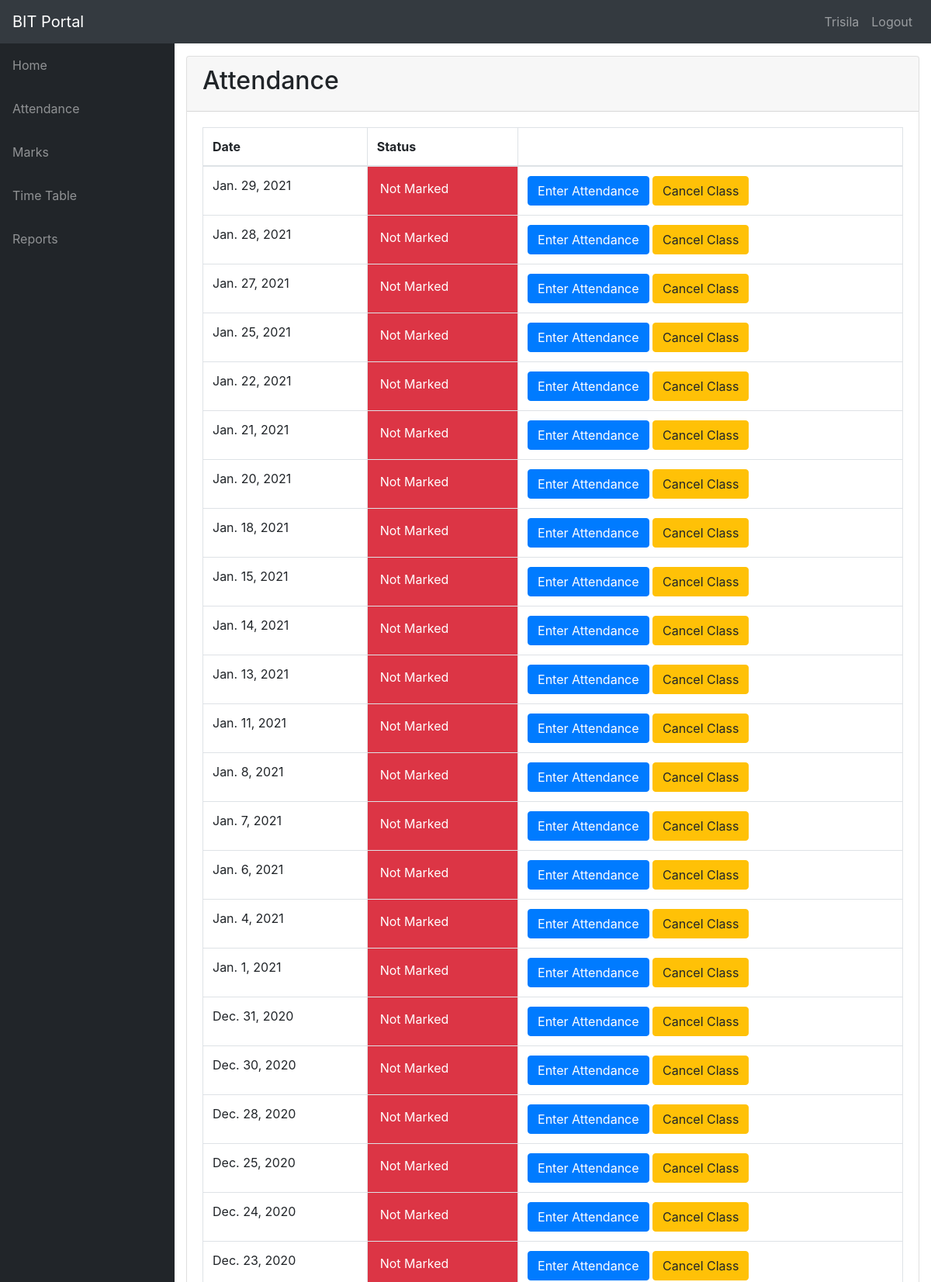
The page /info/teacher/6/ClassDates/ (signed in, upper part) on the database its author committed.
### info/models.py (models this page shows, shortened)
class User(AbstractUser):
    @property
    def is_student(self):
        if hasattr(self, 'student'):
            return True
        return False
    @property
    def is_teacher(self):
        if hasattr(self, 'teacher'):
            return True
        return False

class Teacher(models.Model):
    user = models.OneToOneField(User, on_delete=models.CASCADE, null=True)
    id = models.CharField(primary_key=True, max_length=100)
    dept = models.ForeignKey(Dept, on_delete=models.CASCADE, default=1)
    name = models.CharField(max_length=100)
    sex = models.CharField(max_length=50, choices=sex_choice)
    DOB = models.DateField(default='1980-01-01')

class AttendanceClass(models.Model):
    assign = models.ForeignKey(Assign, on_delete=models.CASCADE)
    date = models.DateField()
    status = models.IntegerField(default=0)
    class Meta:
        verbose_name = 'Attendance'
        verbose_name_plural = 'Attendance'

### info/views.py (the view)
# urls.py: path('teacher/<int:assign_id>/ClassDates/', views.t_class_date, name='t_class_date'),
@login_required()
def t_class_date(request, assign_id):
    now = timezone.now()
    ass = get_object_or_404(Assign, id=assign_id)
    att_list = ass.attendanceclass_set.filter(date__lte=now).order_by('-date')
    return render(request, 'info/t_class_date.html', {'att_list': att_list})

### info/templates/info/t_class_date.html (shortened to what this page needs)
{% extends 'info/base.html' %}
{% block content %}
    <div class="card mb-3">
        <div class="card-header">
            <b><h2>Attendance</h2></b></div>
            <div class="card-body">
              <div class="table-responsive">
                <table class="table table-bordered" id="dataTable" width="100%" cellspacing="0">
                  <thead>
                    <tr>
                        <th>Date</th>
                        <th>Status</th>
                        <th></th>
                    </tr>
                  </thead>
                  <tbody>
                    {% for a in att_list %}
                    <tr>
                        <td>{{ a.date }}</td>
                        {% if a.status == 0 %}
                            <td class="p-3 mb-2 bg-danger text-white">Not Marked</td>
                            <td>
                                <a class="btn btn-primary" href="{% url 't_attendance' a.id %}" role="button">Enter Attendance</a>
                                <a class="btn btn-warning" href="{% url 'cancel_class' a.id %}">Cancel Class</>
                            </td>
                        {% elif a.status == 1 %}
                            <td class="p-3 mb-2 bg-success text-white">Marked</td>
                            <td><a class="btn btn-secondary" href="{% url 'edit_att' a.id %}" role="button">Edit Attendance</a> </td>
                        {% else %}
                            <td class="p-3 mb-2 bg-warning text-white">Cancelled</td>
                            <td><a class="btn btn-primary" href="{% url 't_attendance' a.id %}" role="button">Enter Attendance</a></td>
                        {% endif %}
                    </tr>
                    {% empty %}
                            <p>student has no courses</p>
                    {% endfor %}
                  </tbody>
                </table>
              </div>
        </div>
    </div>
{% endblock %}

### info/templates/info/base.html (shortened to what this page needs)
<!DOCTYPE html>
<html lang="en">
  <head>
      {% load static %}
    <link href="{% static '/info/bootstrap/vendor/bootstrap/css/bootstrap.min.css' %}" rel="stylesheet">
    <link href="{% static '/info/bootstrap/vendor/bootstrap/css/bootstrap.css' %}" rel="stylesheet" type="text/css">
    <link href="{% static '/info/bootstrap/vendor/datatables/dataTables.bootstrap4.css' %}" rel="stylesheet">
    <link href="{% static '/info/bootstrap/css/sb-admin.css' %}" rel="stylesheet">
  </head>
  <body id="page-top">
    <nav class="navbar navbar-expand navbar-dark bg-dark static-top">
      <a class="navbar-brand mr-1" href="{% url 'index' %}">BIT Portal</a>
      <button class="btn btn-link btn-sm text-white order-1 order-sm-0" id="sidebarToggle" href="#">
      </button>
        <div class="collapse navbar-collapse" id="navbarResponsive">
          <ul class="navbar-nav ml-auto">
            <li class="nav-item">
                {% if request.user.is_student %}
                    <a class="nav-link text-capitalize">{{ request.user.student.name }}</a>
                {% elif request.user.is_teacher %}
                    <a class="nav-link text-capitalize">{{ request.user.teacher.name }}</a>
                {% endif %}
            </li>
            <li class="nav-item">
                <a class="nav-link" href="#" data-toggle="modal" data-target="#logoutModal">Logout</a>
            </li>
          </ul>
        </div>
    </nav>
    <div id="wrapper">
      <ul class="sidebar navbar-nav">
            <li class="nav-item">
              <a class="nav-link" href="{% url 'index' %}">
                <span>Home</span>
              </a>
            </li>
        {% if request.user.is_student %}
            <li class="nav-item">
              <a class="nav-link" href="{% url 'attendance' request.user.student.USN %}">
                <span>Attendance</span>
              </a>
            </li>
            <li class="nav-item">
              <a class="nav-link" href="{% url 'attendance' request.user.student.USN %}">
                <span>Attendance By Subject</span>
              </a>
            </li>
            <li class="nav-item">
              <a class="nav-link" href="{% url 'marks_list' request.user.student.USN %}">
                <span>Marks</span>
              </a>
            </li>
              <li class="nav-item">
              <a class="nav-link" href="{% url 'timetable' request.user.student.class_id_id %}">
                <span>Time Table</span>
              </a>
            </li>
        {% elif request.user.is_teacher %}
            <li class="nav-item">
              <a class="nav-link" href="{% url 't_clas' request.user.teacher.id 1 %}">
                <span>Attendance</span>
              </a>
            </li>
            <li class="nav-item">
              <a class="nav-link" href="{% url 't_clas' request.user.teacher.id 2 %}">
                <span>Marks</span>
              </a>
            </li>
              <li class="nav-item">
              <a class="nav-link" href="{% url 't_timetable' request.user.teacher.id %}">
                <span>Time Table</span>
              </a>
            </li>
            <li class="nav-item">
              <a class="nav-link" href="{% url 't_clas' request.user.teacher.id 3 %}">
                <span>Reports</span>
              </a>
            </li>
        {% endif %}
      </ul>
      <div id="content-wrapper">
        <div class="container-fluid">
            {% block content %}
            {% endblock %}
        </div>
      </div>
    </div>
  </body>
</html>

### rows shown on the page
User: user.teacher.name "Trisila"
AttendanceClass: date "Jan. 29, 2021", status "Not Marked"
AttendanceClass: date "Jan. 28, 2021", status "Not Marked"
AttendanceClass: date "Jan. 27, 2021", status "Not Marked"
AttendanceClass: date "Jan. 25, 2021", status "Not Marked"
AttendanceClass: date "Jan. 22, 2021", status "Not Marked"
AttendanceClass: date "Jan. 21, 2021", status "Not Marked"
AttendanceClass: date "Jan. 20, 2021", status "Not Marked"
AttendanceClass: date "Jan. 18, 2021", status "Not Marked"
AttendanceClass: date "Jan. 15, 2021", status "Not Marked"
AttendanceClass: date "Jan. 14, 2021", status "Not Marked"
AttendanceClass: date "Jan. 13, 2021", status "Not Marked"
AttendanceClass: date "Jan. 11, 2021", status "Not Marked"
AttendanceClass: date "Jan. 8, 2021", status "Not Marked"
AttendanceClass: date "Jan. 7, 2021", status "Not Marked"
AttendanceClass: date "Jan. 6, 2021", status "Not Marked"
AttendanceClass: date "Jan. 4, 2021", status "Not Marked"
AttendanceClass: date "Jan. 1, 2021", status "Not Marked"
AttendanceClass: date "Dec. 31, 2020", status "Not Marked"
AttendanceClass: date "Dec. 30, 2020", status "Not Marked"
AttendanceClass: date "Dec. 28, 2020", status "Not Marked"
AttendanceClass: date "Dec. 25, 2020", status "Not Marked"
AttendanceClass: date "Dec. 24, 2020", status "Not Marked"
AttendanceClass: date "Dec. 23, 2020", status "Not Marked"
